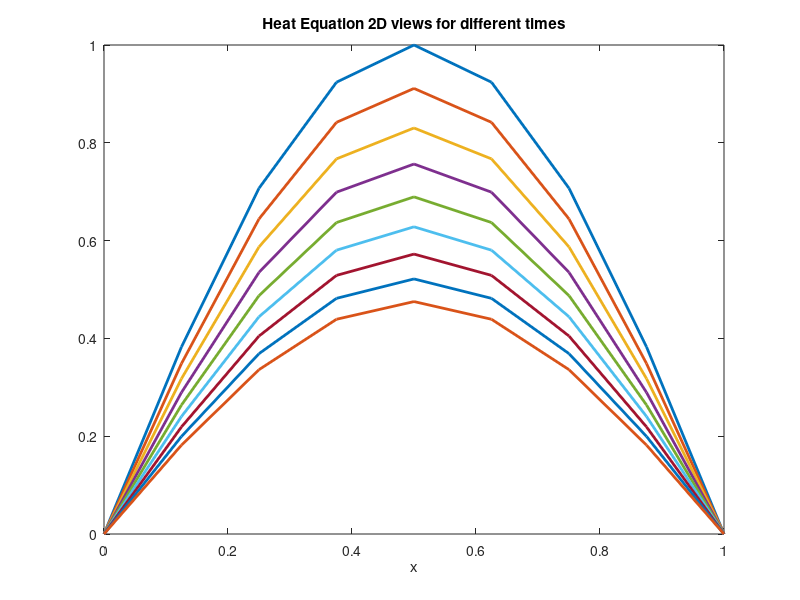

Recreate this plot in MATLAB.
L = 1;
T = 1;
t_0 = 0;
x_0 = 0;
M=2^3;
K=100;

dt = T/K;
dx = L/M;

a = @(t) 0;         %2*t;       %boundary condition x=0
b = @(t) 0;           %2*t+L;     %boundary condition x=L
g = @(x) sin(pi.*x)  %x.^2      %initial condition, t=0

alpha=dt/dx^2; 

tk=0:dt:T;
xm=0:dx:L


%u (time = column, space = row)
u=zeros(K+1,M+1);

u(:,1)=a(tk'); %input BCs
u(:,end)=b(tk');
u(1,:)=g(xm) %input ICs

%We observe the equation (1) is in form_ A*u(t,x)=-u(t-1,x)
%A is (nx+1,nx+1) size square natrix
A=eye(M+1);
for i=2:M
    A(i,i-1:i+1)=[alpha -1-2*alpha alpha];
end

% u(t,x) is deternuned sequentially
for j=2:K+1
    B=-u(j-1,:)';
        B(1)=u(j,1);
        B(end)=u(j,end);
        u1 =(A\B)'; 
    u(j,2:M) =u1(2:M); 
end

%{
figure(1)
X1=kron(ones(K+1,1),xm);
T1=kron(ones(1,M+1),tk');
surf(X1,T1,u)
view(30,40);
title('Heat Equation 3D solution view')
xlabel('x')
ylabel('t')
zlabel('u')

%}
figure(2)
for i=1:M+1
    plot(xm,u(i,:),'linewidth',2);
    hold on;
end
title('Heat Equation 2D views for different times')
xlabel('x')

